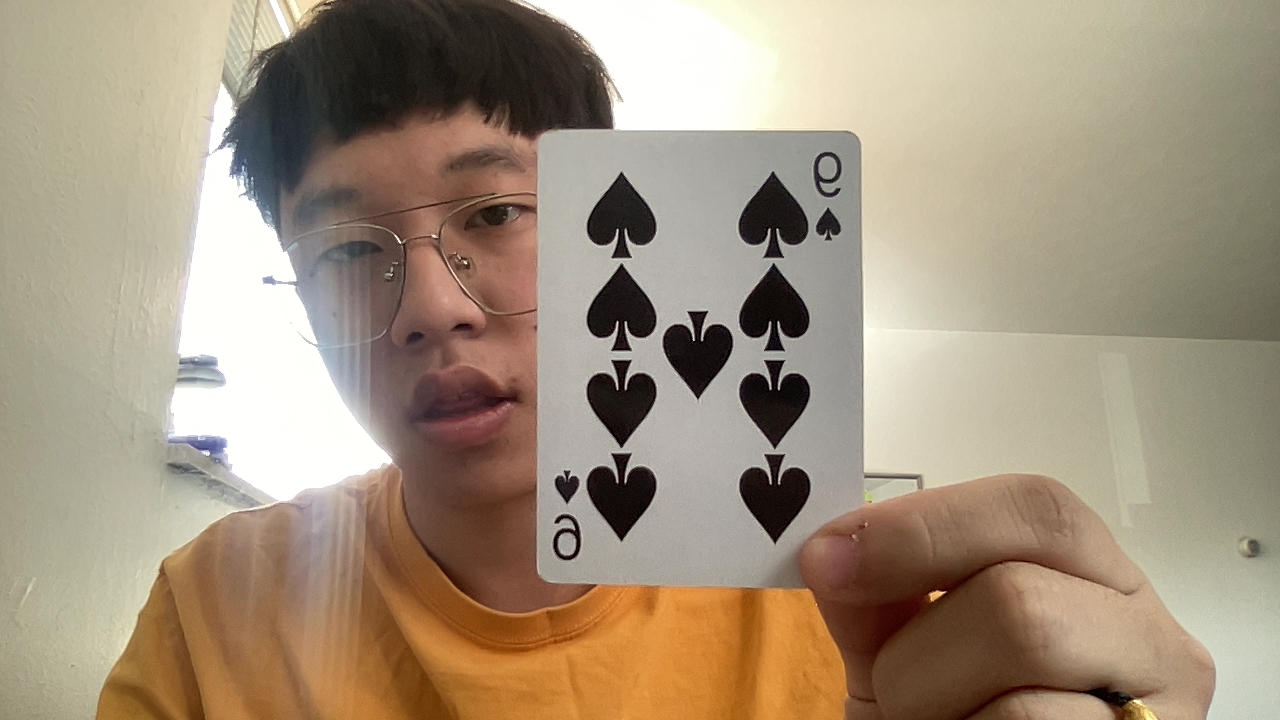
#> input picture Poker Detection/code/2.png, 1280 x 720 px
$ python PatternCut.py
#> lines starting #> are read from the running program, lines starting #| are printed output that depends on the picture
import cv2 as cv
img = cv.imread('2.png',0)
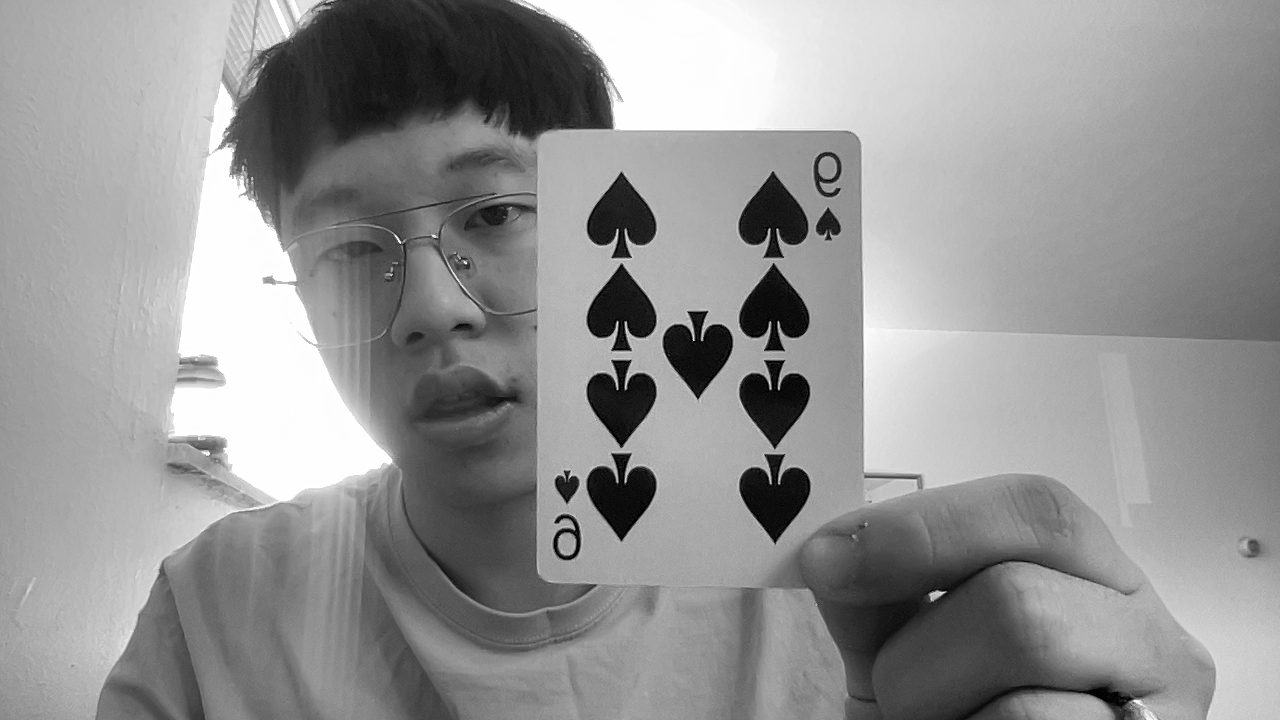
#> img: shape (720, 1280); min 0, max 255, mean 148.4
img = cv.flip(img,1)
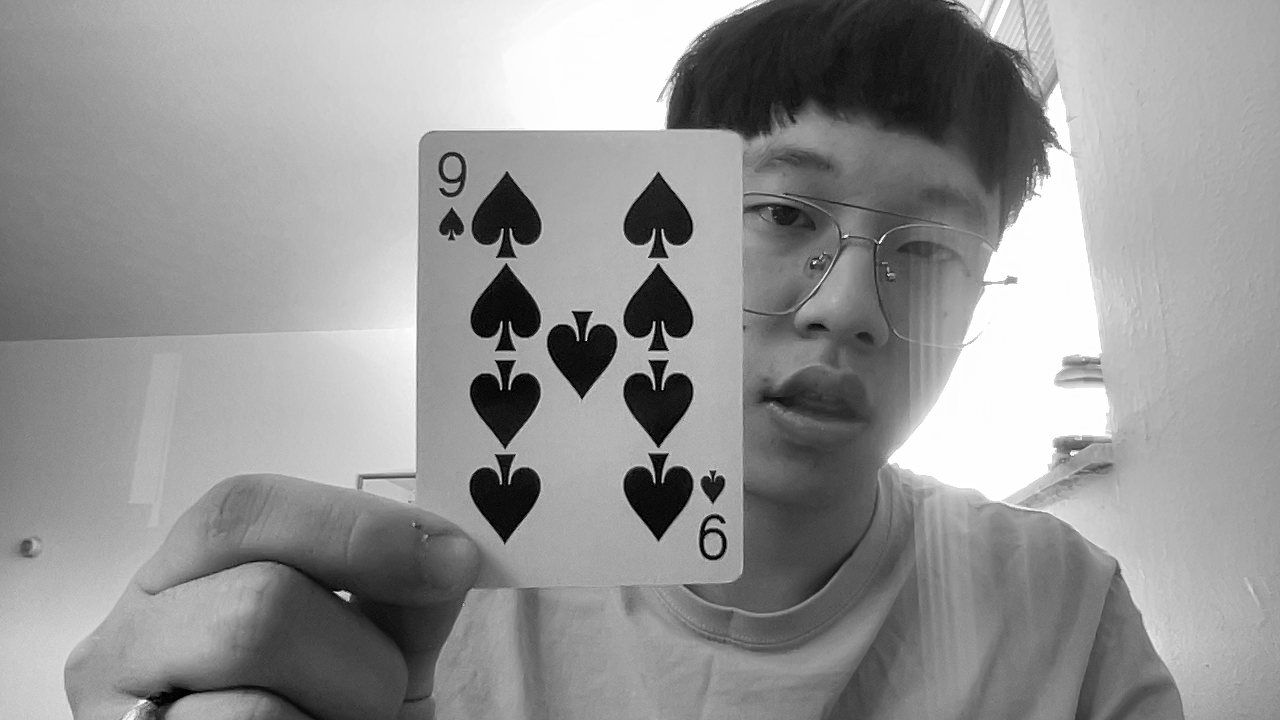
#> img: shape (720, 1280); min 0, max 255, mean 148.4
#> (the run stopped early here; a loop or call above may not have finished)

$ run again, with Poker Detection/code/3.png copied over Poker Detection/code/2.png
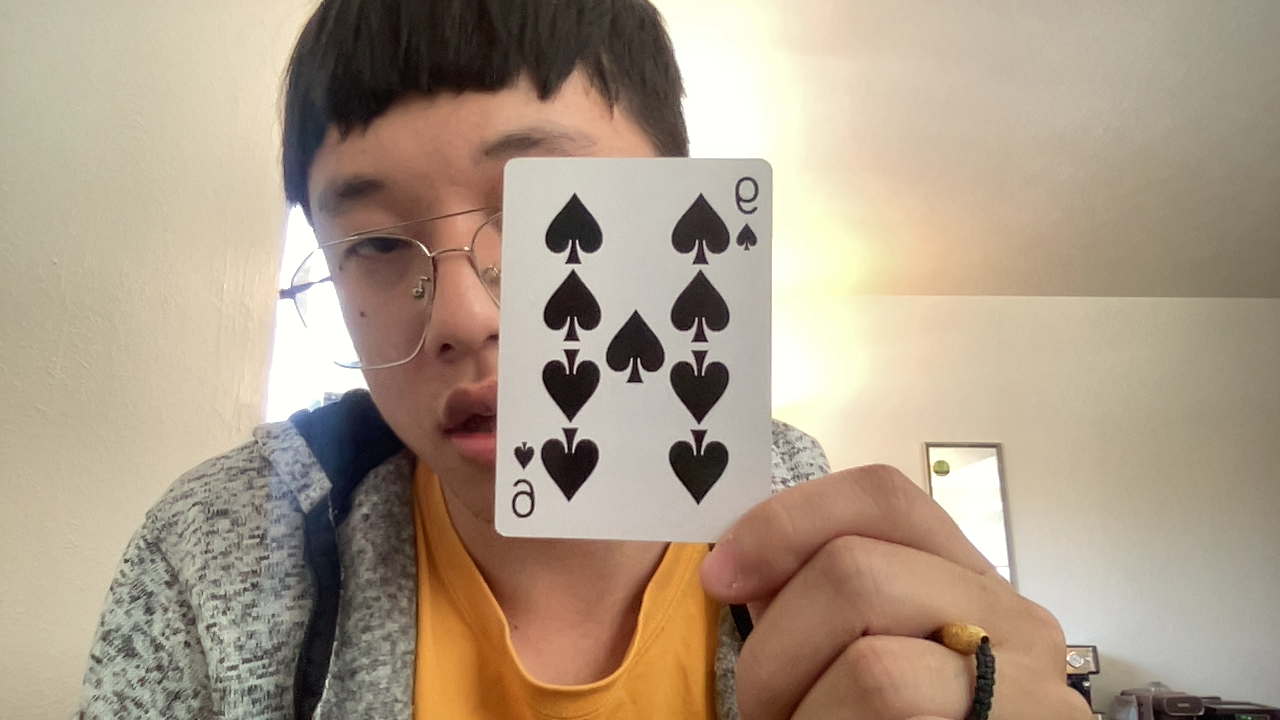
#> input picture Poker Detection/code/3.png, 1280 x 720 px
#> `img = cv.imread('2.png',0)`:
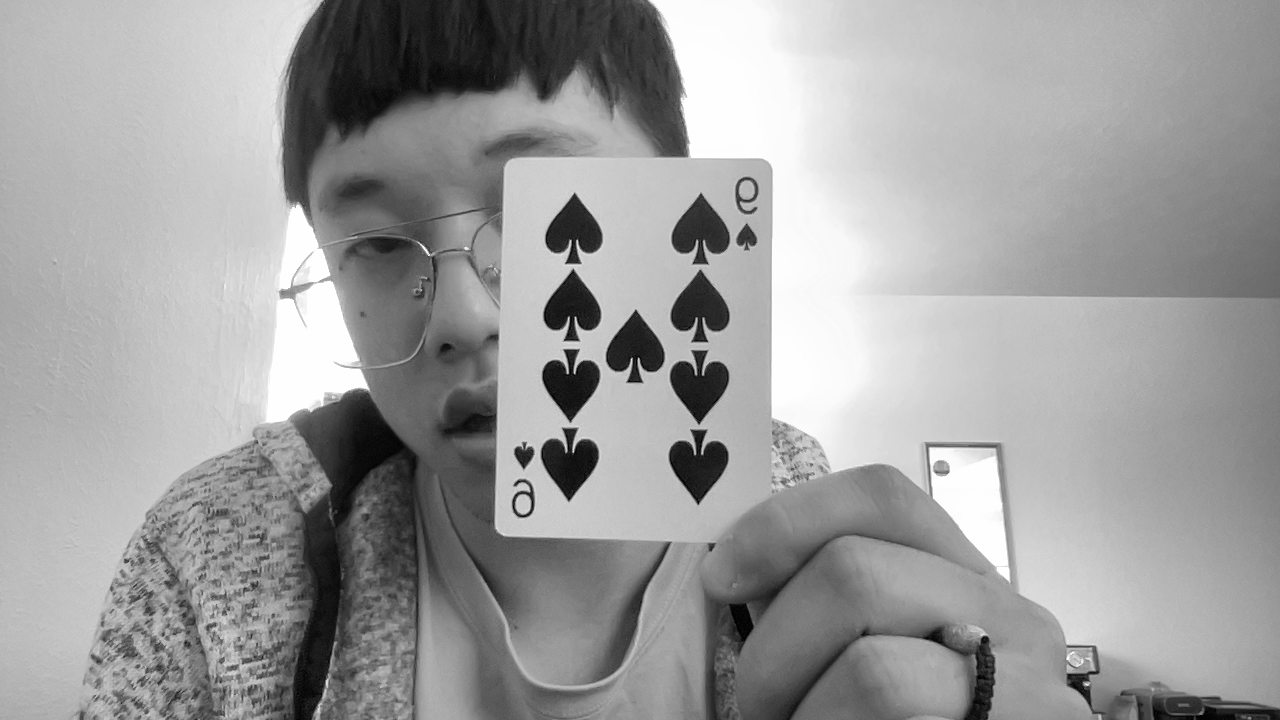
#> img: shape (720, 1280); min 0, max 255, mean 157.4
#> `img = cv.flip(img,1)`:
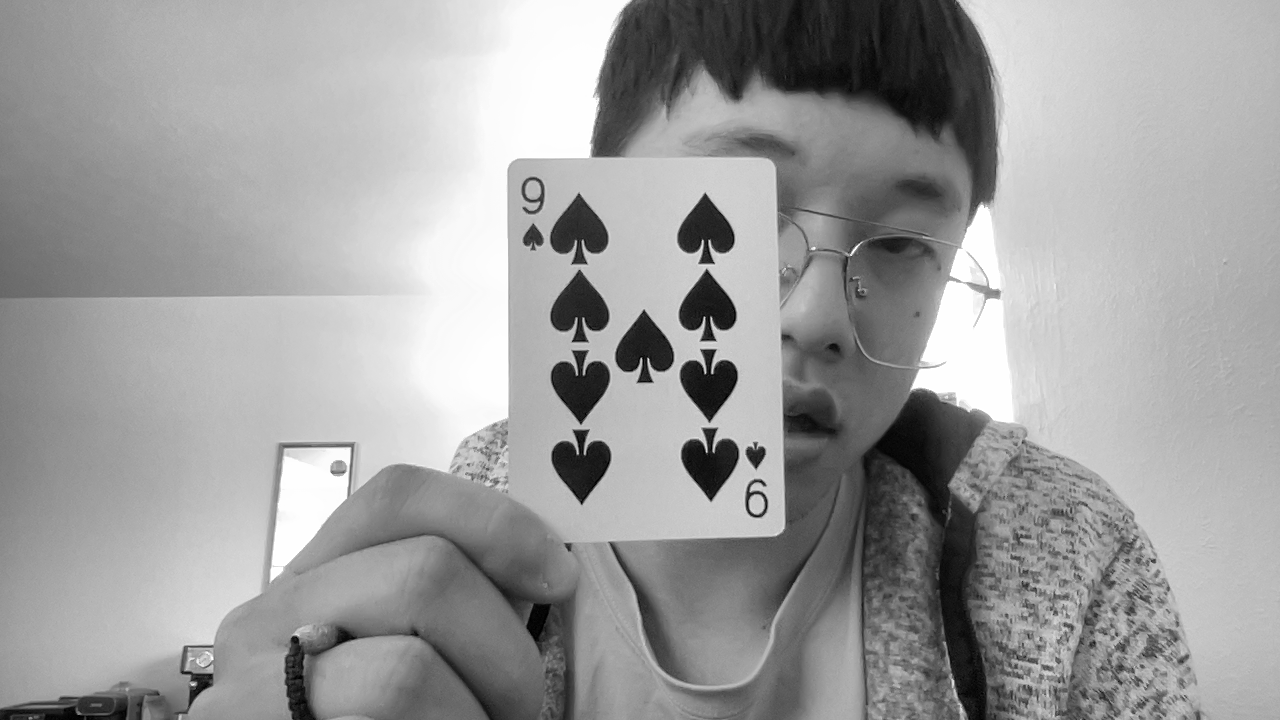
#> img: shape (720, 1280); min 0, max 255, mean 157.4
